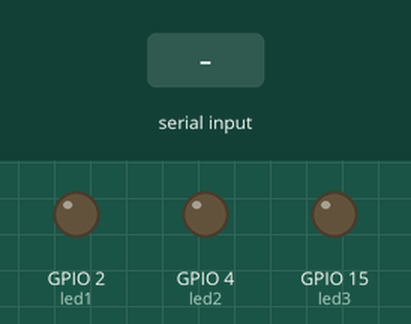
Simulated run of this sketch. Board: ESP32. Parts: output pins drawn as LEDs (lit = HIGH). The inputs (shaded band) are chosen by the test bench.

Above: at 1.2 s.
1.3 s: "red\n" received over Serial
At 1.9 s:
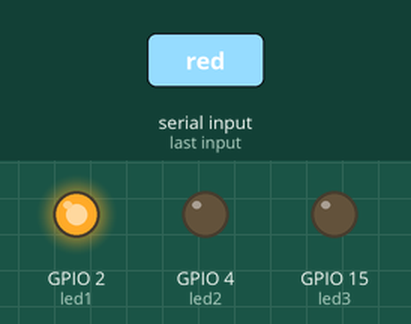
2.8 s: "yellow\n" received over Serial
At 3.1 s:
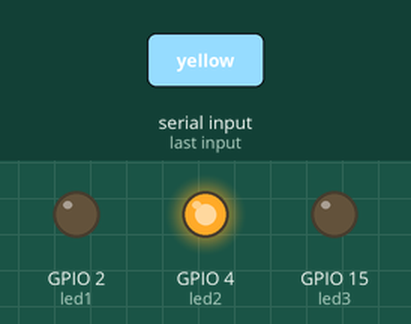
4.3 s: "green\n" received over Serial
At 5.4 s:
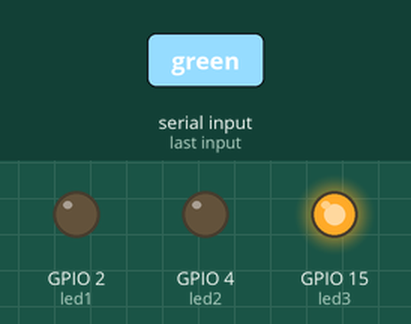
5.8 s: "traffic\n" received over Serial
At 6.5 s:
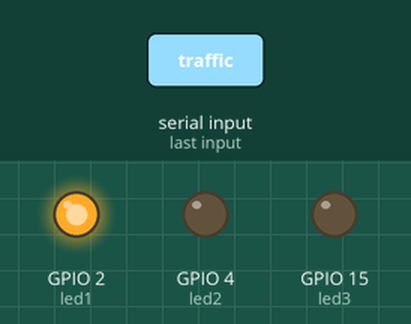
Timing chart, 0 to 8.3 s (numbered marks = the images above; inputs shaded):
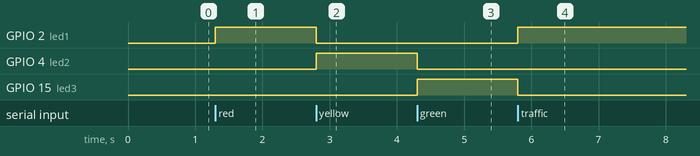

Measured:
- after the input at 1.3 s, GPIO 2 (led1): LOW → HIGH at once
- after the input at 2.8 s, GPIO 2 (led1): HIGH → LOW at once; GPIO 4 (led2): LOW → HIGH at once
- after the input at 4.3 s, GPIO 4 (led2): HIGH → LOW at once; GPIO 15 (led3): LOW → HIGH at once
- after the input at 5.8 s, GPIO 2 (led1): LOW → HIGH at once; GPIO 15 (led3): HIGH → LOW at once

The sketch:

sketch.ino
```cpp
#define led1 2
#define led2 4
#define led3 15
void setup() {
Serial.begin(115200);
pinMode(led1, OUTPUT);
pinMode(led2, OUTPUT);
pinMode(led3, OUTPUT);
}
void loop() {
if(Serial.available())
{
String input = Serial.readStringUntil('\n');
if(input == "red")
  {
digitalWrite(led1, HIGH);
digitalWrite(led2, LOW);
digitalWrite(led3, LOW);
  }
else if(input == "yellow")
  {
digitalWrite(led2, HIGH);
digitalWrite(led1, LOW);
digitalWrite(led3, LOW);
  }
else if(input == "green")
  {
digitalWrite(led3, HIGH);
digitalWrite(led2, LOW);
digitalWrite(led1, LOW);
  }
else if(input == "traffic")
  {
 digitalWrite(led1, LOW);
 digitalWrite(led2, LOW);
 digitalWrite(led3, LOW);

 digitalWrite(led1, HIGH);
 delay(3000);
 digitalWrite(led1, LOW);
 digitalWrite(led3, HIGH);
 delay(3000);
 digitalWrite(led3, LOW);
 digitalWrite(led2, HIGH);
 delay(1000);
 digitalWrite(led2, LOW);

 digitalWrite(led1, HIGH);
  }
}
}
```
